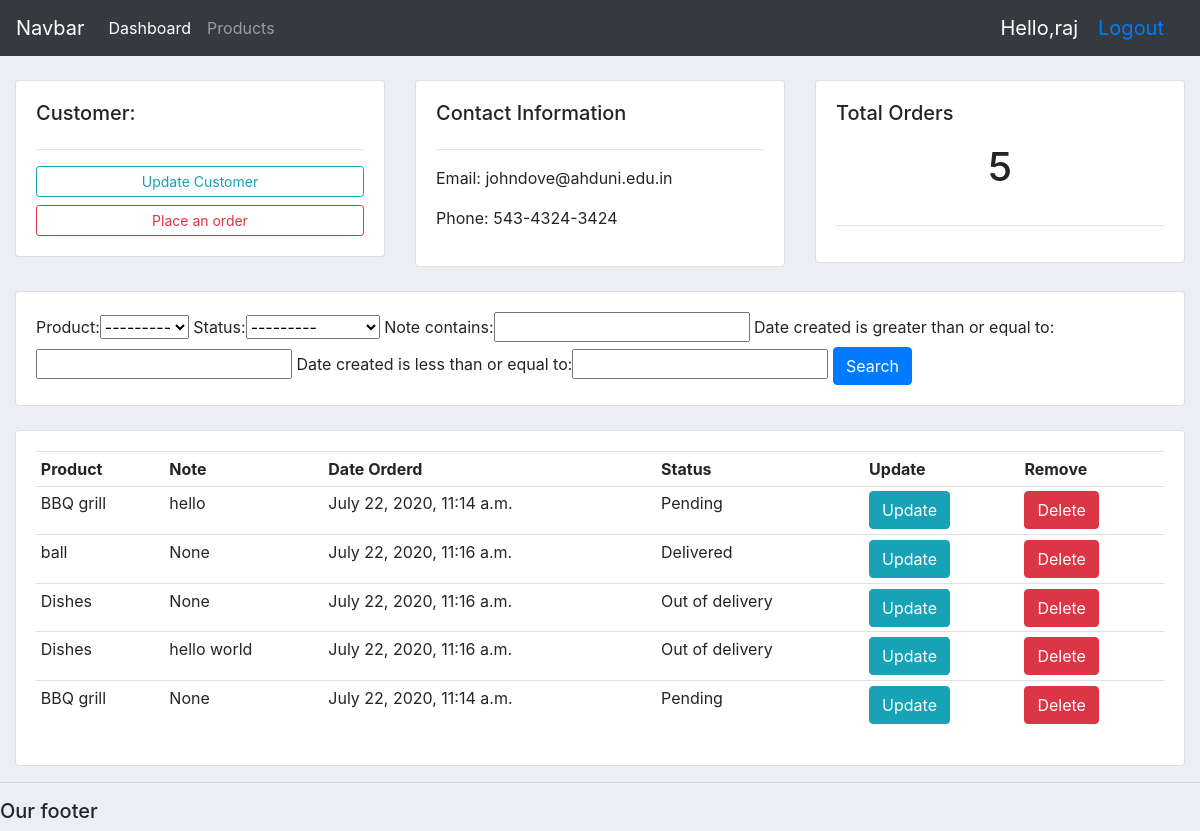
The app's page /customer/1/ (signed in) with its own data.
### accounts/models.py (models this page shows, shortened)
class Customer(models.Model):
    user = models.OneToOneField(User,null=True,on_delete=models.CASCADE,blank=True)
    name = models.CharField(max_length=200,null=True)
    phone = models.CharField(max_length=200,null=True)
    email = models.CharField(max_length=200,null=True)
    date_created = models.DateTimeField(auto_now_add=True,null=True)
    profile_pic = models.ImageField(null=True,blank=True,default="dummy.jpg")

class Order(models.Model):
    choices = (
        ('Pending','Pending'),
        ('Out of delivery','Out of delivery'),
        ('Delivered','Delivered'),
    )
    customer = models.ForeignKey(Customer,null=True,on_delete=models.SET_NULL)
    product = models.ForeignKey(Product,null=True,on_delete=models.SET_NULL)
    date_created = models.DateTimeField(auto_now_add=True,null=True)
    status = models.CharField(max_length=200,null=True,choices=choices)
    note = models.CharField(max_length=1000,null=True)

class Product(models.Model):
    choices = (
        ('Indoor','Indoor'),
        ('Out door','Out door'),
    )
    name = models.CharField(max_length=200,null=True)
    price = models.FloatField(null=True)
    category = models.CharField(max_length=200,null=True,choices=choices)
    description = models.CharField(max_length=200,null=True,blank=True)
    date_created = models.DateTimeField(auto_now_add=True,null=True)
    tag = models.ManyToManyField(Tag)
    def __str__(self):
        return self.name

### accounts/decorators.py (the view)
        def wrapper_func(request,*args,**kwargs):
            group = None
            if request.user.groups.exists():
                group = request.user.groups.all()[0].name
            if group in allowed_roles:
                return view_func(request,*args,**kwargs)
            else:
                return HttpResponse('you are not alloved to view this page baby')

### accounts/views.py (called while the page is built)
@login_required(login_url='login')
@allowed_users(allowed_roles=['admin'])
def customer(request,pk_test):
    customer = Customer.objects.get(id=pk_test)
    order = customer.order_set.all()
    order_count = order.count()
    myfilter = orderfilter(request.GET,queryset=order)
    order = myfilter.qs
    mydict = {
        'customer' : customer,
        'orders' : order,
        'order_count' : order_count,
        'myfilter' : myfilter,
    }
    return render(request,'accounts/customer.html',context=mydict)

### accounts/templates/accounts/customer.html
{% extends 'accounts/main.html' %} {% block content %}
<br />
<div class="row">
  <div class="col-md">
    <div class="card card-body">
      <h5>Customer:</h5>
      <hr />
      <a class="btn btn-outline-info btn-sm btn-block" href=""
        >Update Customer</a
      >
      <a
        class="btn btn-outline-danger btn-sm btn-block"
        href="{% url 'create_order' customer.id %}"
        >Place an order</a
      >
    </div>
  </div>
  <div class="col-md">
    <div class="card card-body">
      <h5>Contact Information</h5>
      <hr />
      <p>Email: {{customer.email}}</p>
      <p>Phone: {{customer.phone}}</p>
    </div>
  </div>
  <div class="col-md">
    <div class="card card-body">
      <h5>Total Orders</h5>
      <h1 style="text-align: center; padding: 10px;">{{order_count}}</h1>
      <hr />
    </div>
  </div>
</div>
<br />
<div class="row">
  <div class="col">
    <div class="card card-body">
      <form method="get">
        {{myfilter.form}}
        <button class="btn btn-primary" type="submit">Search</button>
      </form>
    </div>
  </div>
</div>
<br />
<div class="row">
  <div class="col-md">
    <div class="card card-body">
      <table class="table table-sm">
        <tr>
          <th>Product</th>
          <th>Note</th>
          <th>Date Orderd</th>
          <th>Status</th>
          <th>Update</th>
          <th>Remove</th>
        </tr>
        {% for order in orders %}
        <tr>
          <td>{{order.product}}</td>
          <td>{{order.note}}</td>
          <td>{{order.product.date_created}}</td>
          <td>{{order.status}}</td>
          <td>
            <a href="{% url 'update_order' order.id %}" class="btn btn-info"
              >Update</a
            >
          </td>
          <td>
            <a href="{% url 'delete_order' order.id %}" class="btn btn-danger"
              >Delete</a
            >
          </td>
        </tr>
        {% endfor %}
      </table>
    </div>
  </div>
</div>
{% endblock %}

### accounts/templates/accounts/navbar.html (shortened to what this page needs)
{% load static %}
<nav class="navbar navbar-expand-lg navbar-dark bg-dark">
  <a class="navbar-brand" href="#">Navbar</a>
  <div class="collapse navbar-collapse" id="navbarNav">
    <ul class="navbar-nav">
      {% if request.user.is_staff %}
      <li class="nav-item active">
        <a class="nav-link" href="{% url 'home' %}">Dashboard</a>
      </li>
      <li class="nav-item">
        <a class="nav-link" href="{% url 'products' %}">Products</a>
      </li>
      {% else %}
      <li class="nav-item">
        <a class="nav-link" href="{% url 'account' %}">Settings</a>
      </li>
    </ul>
    {% endif %}
  </div>
  <span class="hello-msg">Hello,{{request.user}}</span>
  <span class="hello-msg"><a href="{% url 'logout' %}">Logout</a></span>
</nav>

### static/css/main.css (style rules this page uses)
body { background-color: #ebeff5; }

### accounts/templates/accounts/navbar.html (style rules this page uses)
.hello-msg { font-size: 20px; color: #fff; margin-right: 20px; }

### records on screen
Customer: email "johndove@ahduni.edu.in", phone "543-4324-3424"
Order: product "BBQ grill", note "hello", product.date_created "July 22, 2020, 11:14 a.m.", status "Pending"
Order: product "ball", note "None", product.date_created "July 22, 2020, 11:16 a.m.", status "Delivered"
Order: product "Dishes", note "None", product.date_created "July 22, 2020, 11:16 a.m.", status "Out of delivery"
Order: product "Dishes", note "hello world", product.date_created "July 22, 2020, 11:16 a.m.", status "Out of delivery"
Order: product "BBQ grill", note "None", product.date_created "July 22, 2020, 11:14 a.m.", status "Pending"

### other values on screen
{{ request.user }} "raj"
{{ order_count }} "5"
